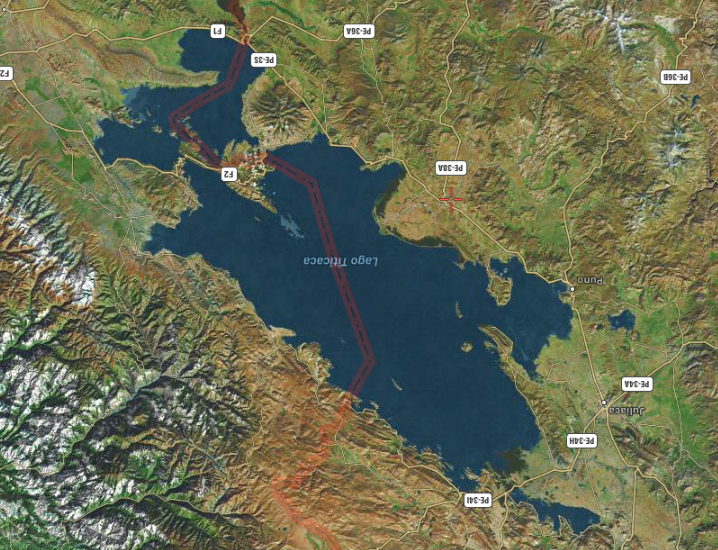
#> input picture img/captura.png, 718 x 550 px
$ python bordes.py   (older library calls are emulated)
#> lines starting #> are read from the running program, lines starting #| are printed output that depends on the picture
import cv2
import numpy as np
img=cv2.imread("img/captura.png")
#> img is the input picture: shape (550, 718, 3); mean B, G, R 81.9, 108, 103.4
img=cv2.cvtColor(img,cv2.COLOR_BGR2GRAY)
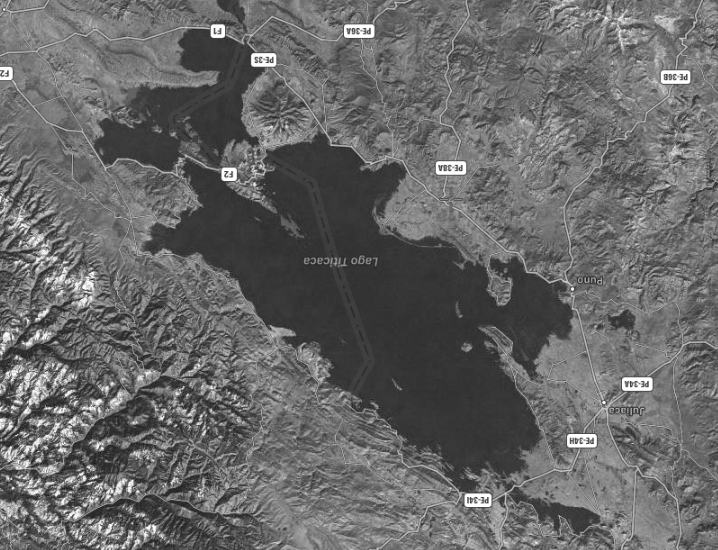
#> img: shape (550, 718); min 20, max 255, mean 103.6
imgSobel=cv2.Sobel(img,cv2.CV_8U,1,0,ksize=3)
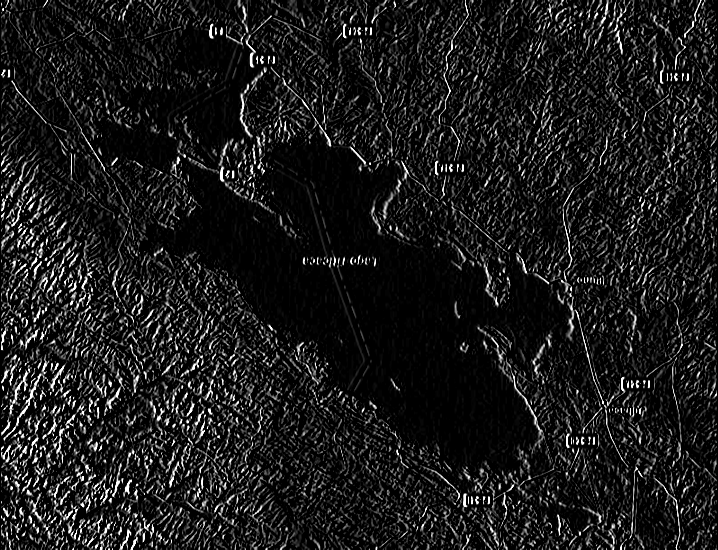
#> imgSobel: shape (550, 718); min 0, max 255, mean 27.2
imgSobel1=cv2.Sobel(img,cv2.CV_8U,0,1,ksize=3)
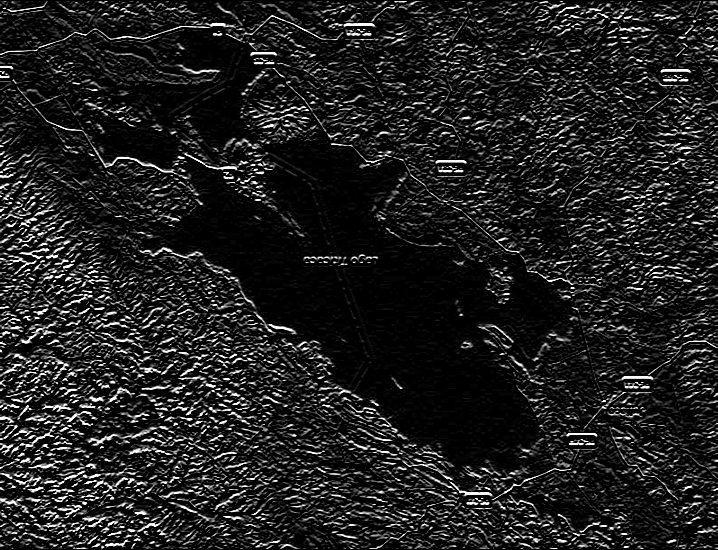
#> imgSobel1: shape (550, 718); min 0, max 255, mean 31.5
laplacianIMG=cv2.Laplacian(img,cv2.CV_8U)
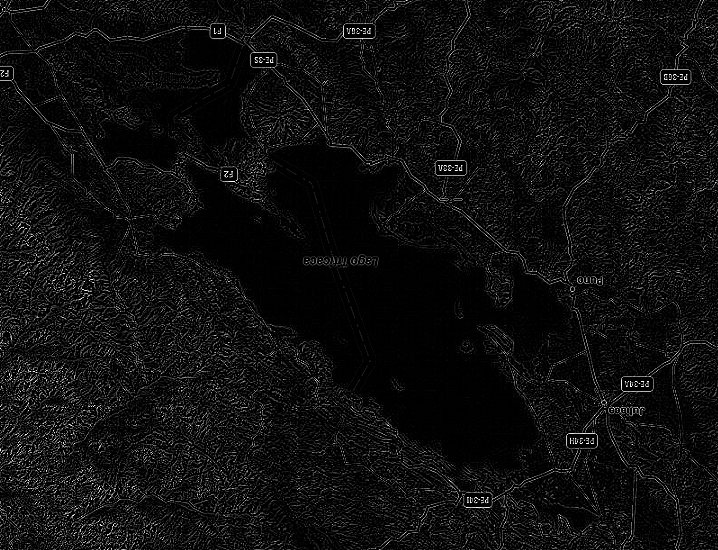
#> laplacianIMG: shape (550, 718); min 0, max 255, mean 14.9
Canny = cv2.Canny(img,50,240)
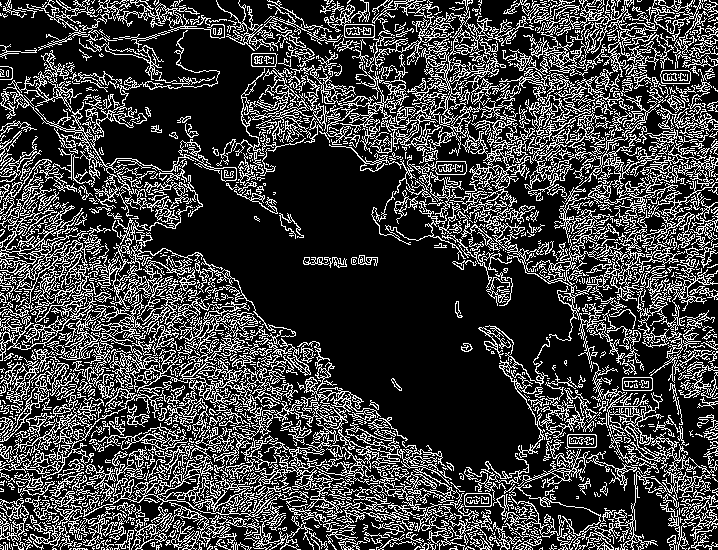
#> Canny: shape (550, 718); 24.7% white in thin lines or dots

cv2.imshow("imagen",imgSobel)
cv2.imshow("imagen1",imgSobel1)
cv2.imshow("laplacian",laplacianIMG)
cv2.imshow("canny",Canny)
cv2.waitKey()
